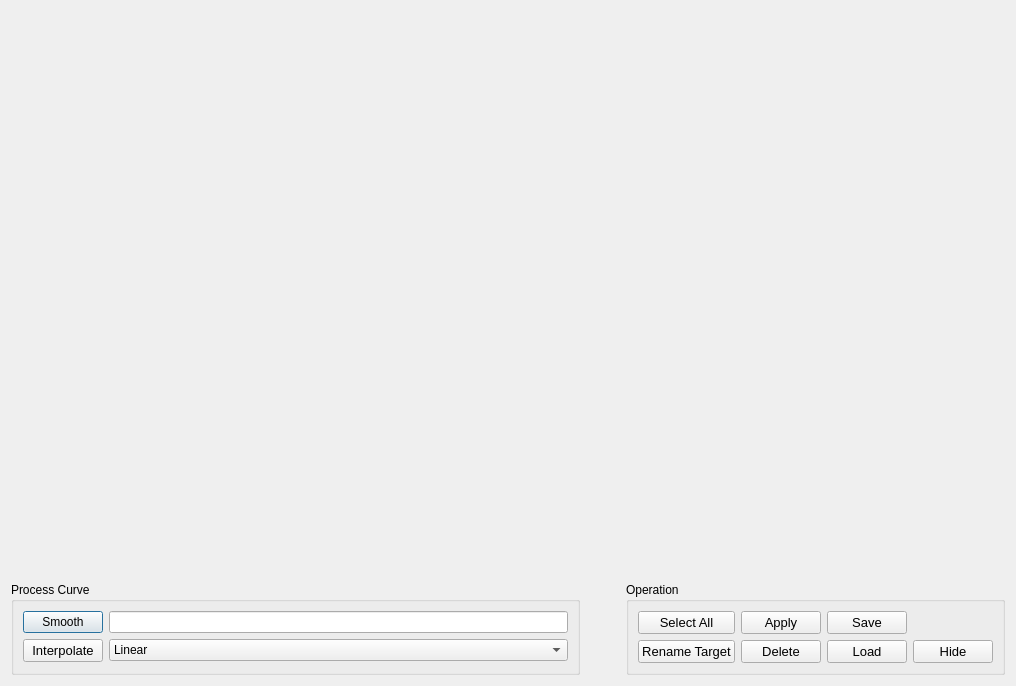
<?xml version="1.0" encoding="UTF-8"?>
<ui version="4.0">
 <class>Dialog</class>
 <widget class="QDialog" name="Dialog">
  <property name="geometry">
   <rect>
    <x>0</x>
    <y>0</y>
    <width>1016</width>
    <height>686</height>
   </rect>
  </property>
  <property name="windowTitle">
   <string>Dialog</string>
  </property>
  <layout class="QVBoxLayout" name="verticalLayout">
   <item>
    <widget class="QFrame" name="frame_tableWidget_segments">
     <property name="sizePolicy">
      <sizepolicy hsizetype="Minimum" vsizetype="Expanding">
       <horstretch>0</horstretch>
       <verstretch>0</verstretch>
      </sizepolicy>
     </property>
     <property name="minimumSize">
      <size>
       <width>200</width>
       <height>0</height>
      </size>
     </property>
    </widget>
   </item>
   <item>
    <layout class="QHBoxLayout" name="horizontalLayout">
     <item>
      <widget class="QGroupBox" name="groupBox_level2Slicers">
       <property name="enabled">
        <bool>true</bool>
       </property>
       <property name="title">
        <string>Process Curve</string>
       </property>
       <layout class="QGridLayout" name="gridLayout_3">
        <item row="0" column="1">
         <widget class="QLineEdit" name="lineEdit_smoothParams"/>
        </item>
        <item row="0" column="0">
         <widget class="QPushButton" name="pushButton_smooth">
          <property name="text">
           <string>Smooth</string>
          </property>
         </widget>
        </item>
        <item row="2" column="0">
         <widget class="QPushButton" name="pushButton_expand2ndLevelChop">
          <property name="font">
           <font>
            <pointsize>10</pointsize>
           </font>
          </property>
          <property name="toolTip">
           <string>&lt;html&gt;&lt;head/&gt;&lt;body&gt;&lt;p&gt;Expand selected slicer by second level chopping&lt;/p&gt;&lt;/body&gt;&lt;/html&gt;</string>
          </property>
          <property name="text">
           <string>Interpolate</string>
          </property>
         </widget>
        </item>
        <item row="2" column="1">
         <widget class="QComboBox" name="comboBox">
          <item>
           <property name="text">
            <string>Linear</string>
           </property>
          </item>
          <item>
           <property name="text">
            <string>Qudratic</string>
           </property>
          </item>
         </widget>
        </item>
       </layout>
      </widget>
     </item>
     <item>
      <spacer name="horizontalSpacer">
       <property name="orientation">
        <enum>Qt::Horizontal</enum>
       </property>
       <property name="sizeType">
        <enum>QSizePolicy::Ignored</enum>
       </property>
       <property name="sizeHint" stdset="0">
        <size>
         <width>40</width>
         <height>20</height>
        </size>
       </property>
      </spacer>
     </item>
     <item>
      <widget class="QGroupBox" name="groupBox">
       <property name="title">
        <string>Operation</string>
       </property>
       <layout class="QGridLayout" name="gridLayout_4">
        <item row="0" column="0">
         <widget class="QPushButton" name="pushButton_selectAll">
          <property name="font">
           <font>
            <pointsize>10</pointsize>
            <weight>50</weight>
            <bold>false</bold>
           </font>
          </property>
          <property name="text">
           <string>Select All</string>
          </property>
         </widget>
        </item>
        <item row="3" column="1">
         <widget class="QPushButton" name="pushButton_deleteSlicer">
          <property name="font">
           <font>
            <pointsize>10</pointsize>
           </font>
          </property>
          <property name="toolTip">
           <string>&lt;html&gt;&lt;head/&gt;&lt;body&gt;&lt;p&gt;Delete selected slicers&lt;/p&gt;&lt;/body&gt;&lt;/html&gt;</string>
          </property>
          <property name="text">
           <string>Delete</string>
          </property>
         </widget>
        </item>
        <item row="3" column="3">
         <widget class="QPushButton" name="pushButton_hide">
          <property name="font">
           <font>
            <pointsize>10</pointsize>
           </font>
          </property>
          <property name="text">
           <string>Hide</string>
          </property>
         </widget>
        </item>
        <item row="3" column="0">
         <widget class="QPushButton" name="pushButton_deselectAll">
          <property name="font">
           <font>
            <pointsize>10</pointsize>
            <weight>50</weight>
            <bold>false</bold>
           </font>
          </property>
          <property name="text">
           <string>Rename Target</string>
          </property>
         </widget>
        </item>
        <item row="0" column="1">
         <widget class="QPushButton" name="pushButton_applyTimeSegs">
          <property name="font">
           <font>
            <pointsize>10</pointsize>
            <weight>50</weight>
            <bold>false</bold>
           </font>
          </property>
          <property name="text">
           <string>Apply</string>
          </property>
         </widget>
        </item>
        <item row="3" column="2">
         <widget class="QPushButton" name="pushButton_loadSlicerFromFile">
          <property name="font">
           <font>
            <pointsize>10</pointsize>
           </font>
          </property>
          <property name="text">
           <string>Load</string>
          </property>
         </widget>
        </item>
        <item row="0" column="2">
         <widget class="QPushButton" name="pushButton_saveTimeSegs">
          <property name="font">
           <font>
            <pointsize>10</pointsize>
            <weight>50</weight>
            <bold>false</bold>
           </font>
          </property>
          <property name="text">
           <string>Save</string>
          </property>
         </widget>
        </item>
       </layout>
      </widget>
     </item>
    </layout>
   </item>
  </layout>
 </widget>
 <resources/>
 <connections/>
</ui>
